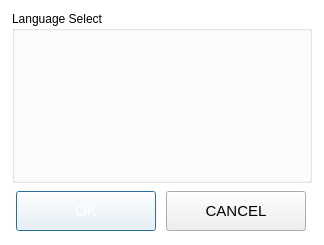
<?xml version="1.0" encoding="UTF-8"?>
<ui version="4.0">
 <class>LanguageSelectDlg</class>
 <widget class="QDialog" name="LanguageSelectDlg">
  <property name="geometry">
   <rect>
    <x>0</x>
    <y>0</y>
    <width>324</width>
    <height>245</height>
   </rect>
  </property>
  <property name="windowTitle">
   <string>Dialog</string>
  </property>
  <property name="styleSheet">
   <string notr="true">QDialog#LanguageSelectDlg
{
	background-color: rgb(255, 255, 255);
}</string>
  </property>
  <layout class="QGridLayout" name="gridLayout_2">
   <item row="1" column="0">
    <widget class="QWidget" name="widget" native="true">
     <property name="minimumSize">
      <size>
       <width>300</width>
       <height>45</height>
      </size>
     </property>
     <property name="maximumSize">
      <size>
       <width>300</width>
       <height>45</height>
      </size>
     </property>
     <widget class="CustomImageButtonWidget" name="btnOK">
      <property name="geometry">
       <rect>
        <x>4</x>
        <y>2</y>
        <width>140</width>
        <height>40</height>
       </rect>
      </property>
      <property name="minimumSize">
       <size>
        <width>140</width>
        <height>40</height>
       </size>
      </property>
      <property name="maximumSize">
       <size>
        <width>140</width>
        <height>40</height>
       </size>
      </property>
      <property name="palette">
       <palette>
        <active>
         <colorrole role="Button">
          <brush brushstyle="SolidPattern">
           <color alpha="255">
            <red>255</red>
            <green>255</green>
            <blue>255</blue>
           </color>
          </brush>
         </colorrole>
         <colorrole role="ButtonText">
          <brush brushstyle="SolidPattern">
           <color alpha="255">
            <red>255</red>
            <green>255</green>
            <blue>255</blue>
           </color>
          </brush>
         </colorrole>
         <colorrole role="Base">
          <brush brushstyle="SolidPattern">
           <color alpha="255">
            <red>255</red>
            <green>255</green>
            <blue>255</blue>
           </color>
          </brush>
         </colorrole>
         <colorrole role="Window">
          <brush brushstyle="SolidPattern">
           <color alpha="255">
            <red>255</red>
            <green>255</green>
            <blue>255</blue>
           </color>
          </brush>
         </colorrole>
        </active>
        <inactive>
         <colorrole role="Button">
          <brush brushstyle="SolidPattern">
           <color alpha="255">
            <red>255</red>
            <green>255</green>
            <blue>255</blue>
           </color>
          </brush>
         </colorrole>
         <colorrole role="ButtonText">
          <brush brushstyle="SolidPattern">
           <color alpha="255">
            <red>255</red>
            <green>255</green>
            <blue>255</blue>
           </color>
          </brush>
         </colorrole>
         <colorrole role="Base">
          <brush brushstyle="SolidPattern">
           <color alpha="255">
            <red>255</red>
            <green>255</green>
            <blue>255</blue>
           </color>
          </brush>
         </colorrole>
         <colorrole role="Window">
          <brush brushstyle="SolidPattern">
           <color alpha="255">
            <red>255</red>
            <green>255</green>
            <blue>255</blue>
           </color>
          </brush>
         </colorrole>
        </inactive>
        <disabled>
         <colorrole role="Button">
          <brush brushstyle="SolidPattern">
           <color alpha="255">
            <red>255</red>
            <green>255</green>
            <blue>255</blue>
           </color>
          </brush>
         </colorrole>
         <colorrole role="ButtonText">
          <brush brushstyle="SolidPattern">
           <color alpha="255">
            <red>120</red>
            <green>120</green>
            <blue>120</blue>
           </color>
          </brush>
         </colorrole>
         <colorrole role="Base">
          <brush brushstyle="SolidPattern">
           <color alpha="255">
            <red>255</red>
            <green>255</green>
            <blue>255</blue>
           </color>
          </brush>
         </colorrole>
         <colorrole role="Window">
          <brush brushstyle="SolidPattern">
           <color alpha="255">
            <red>255</red>
            <green>255</green>
            <blue>255</blue>
           </color>
          </brush>
         </colorrole>
        </disabled>
       </palette>
      </property>
      <property name="font">
       <font>
        <pointsize>11</pointsize>
       </font>
      </property>
      <property name="text">
       <string>OK</string>
      </property>
     </widget>
     <widget class="CustomImageButtonWidget" name="btnCANCEL">
      <property name="geometry">
       <rect>
        <x>154</x>
        <y>2</y>
        <width>140</width>
        <height>40</height>
       </rect>
      </property>
      <property name="minimumSize">
       <size>
        <width>140</width>
        <height>40</height>
       </size>
      </property>
      <property name="maximumSize">
       <size>
        <width>140</width>
        <height>40</height>
       </size>
      </property>
      <property name="font">
       <font>
        <pointsize>11</pointsize>
       </font>
      </property>
      <property name="text">
       <string>CANCEL</string>
      </property>
     </widget>
    </widget>
   </item>
   <item row="0" column="0">
    <widget class="QGroupBox" name="groupBox">
     <property name="title">
      <string>Language Select</string>
     </property>
     <layout class="QVBoxLayout" name="verticalLayout"/>
    </widget>
   </item>
  </layout>
 </widget>
 <customwidgets>
  <customwidget>
   <class>CustomImageButtonWidget</class>
   <extends>QPushButton</extends>
   <header>UIClass/CustomWidget/CustomImageButtonWidget.h</header>
  </customwidget>
 </customwidgets>
 <resources/>
 <connections/>
</ui>
